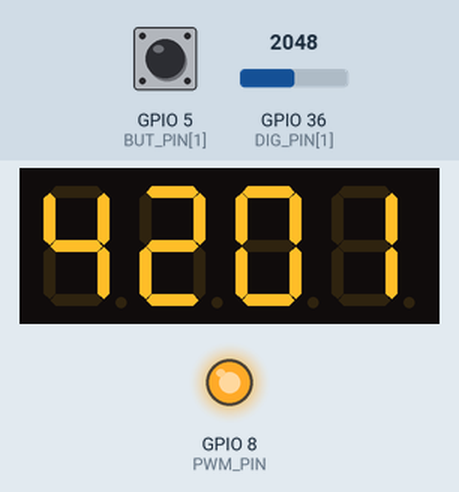
A program run on a simulated ESP32-S3. Parts: 4-digit seven-segment display, output pins drawn as LEDs (lit = HIGH). Wiring (inferred from the names in the program): 4-digit 7-segment display, segments lit when HIGH: segments GPIO 13, GPIO 12, GPIO 10, GPIO 17, GPIO 14, GPIO 16, GPIO 15, GPIO 11; digit selects GPIO 35, GPIO 36, GPIO 37, GPIO 7. Inputs (shaded band) come from the test bench; at power-on: GPIO 5 (BUT_PIN[1]) HIGH, GPIO 36 (DIG_PIN[1]) = 2048. The local clock reads 2024-03-15 10:24:30 at power-on unless the program sets it; EEPROM starts erased; the segment pins are drawn as the display they are named for; pins used as bus, display or sensor lines are not drawn.

Above: at 0.4 s.
At 90.1 s:
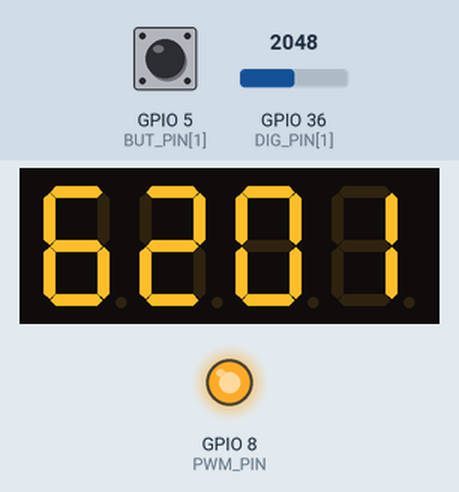
Timing chart, 0 to 91.6 s (numbered marks = the images above):
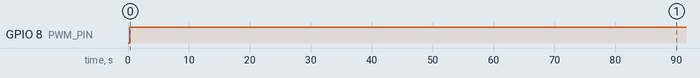

The program:

main.cpp
```cpp
#include <Arduino.h>
#include <DNSServer.h>
#include <driver/adc.h>
#include <RTClib.h>
#include <EEPROM.h>
#include <Wire.h>
#include <WiFi.h>
#include <SPI.h>
#include <ESPAsyncWebServer.h>
#include "time.h"

#define PWM_CHANNEL 0
#define PWM_FREQ 45000
#define PWM_RESOLUTION 8
#define PWM_PIN 8
#define I2C_SDA 47
#define I2C_SCL 48

uint8_t curDig = 0;
uint8_t digDelay = 0;
uint8_t brightness = 100;
uint16_t dispValue = 0;
uint16_t newValue = 0;
uint16_t pwmValue = 0;
uint16_t analogValue = 0;
float voltageValue = 0;
const char *APssid = "VfdClock";

hw_timer_t *timer = NULL;
RTC_DS3231 rtc;
TwoWire rtci2c = TwoWire(0);
AsyncWebServer server(80);

uint8_t dispValueTable[4] = {1, 2, 3, 4};
uint8_t dots = 0;

const uint8_t digits[11] = {
    0b00111111, // 0
    0b00000110, // 1
    0b01011011, // 2
    0b01001111, // 3
    0b01100110, // 4
    0b01101101, // 5
    0b01111101, // 6
    0b00000111, // 7
    0b01111111, // 8
    0b01101111, // 9
    0b00000000  // Blank
};

const uint8_t SEG_PIN[8] = {13, 12, 10, 17, 14, 16, 15, 11};
const uint8_t DIG_PIN[4] = {35, 36, 37, 7};
const uint8_t BUT_PIN[3] = {4, 5, 6};

void setDigit(uint8_t digit)
{
    for (int i = 0; i < 7; i++)
        digitalWrite(SEG_PIN[i], (digits[digit] >> i) & 1 ? HIGH : LOW);
}

void updateTable()
{
    dispValue = newValue;
    dispValueTable[0] = dispValue % 10;
    dispValueTable[1] = (dispValue / 10) % 10;
    dispValueTable[2] = (dispValue / 100) % 10;
    dispValueTable[3] = (dispValue / 1000) % 10;
}

void IRAM_ATTR onTimer()
{
    if (digDelay == 5)
    {
        setDigit(dispValueTable[curDig]);
        digitalWrite(curDig, dots >> curDig);
    }
    else if (digDelay == (126 - brightness))
    {
        digitalWrite(DIG_PIN[curDig], HIGH);
    }

    if (digDelay >= 125)
    {
        digitalWrite(DIG_PIN[curDig], LOW);
        digitalWrite(dots >> curDig, LOW);
        digDelay = 0;
        curDig = (curDig + 1) % 4;
    }
    else
    {
        digDelay++;
    }
}

const int output = 2;
int maxVoltage = 40;
String sliderValue = "0";

const char *PARAM_INPUT = "value";

const char index_html[] PROGMEM = R"rawliteral(
<!DOCTYPE HTML><html>
<head>
  <meta name="viewport" content="width=device-width, initial-scale=1">
  <title>ESP Web Server</title>
  <style>
    html {font-family: Arial; display: inline-block; text-align: center;}
    h2 {font-size: 2.3rem;}
    p {font-size: 1.9rem;}
    body {max-width: 400px; margin:0px auto; padding-bottom: 25px;}
    .slider { -webkit-appearance: none; margin: 14px; width: 360px; height: 25px; background: #FFD65C;
      outline: none; -webkit-transition: .2s; transition: opacity .2s;}
    .slider::-webkit-slider-thumb {-webkit-appearance: none; appearance: none; width: 35px; height: 35px; background: #003249; cursor: pointer;}
    .slider::-moz-range-thumb { width: 35px; height: 35px; background: #003249; cursor: pointer; }
  </style>
</head>
<body>
  <h2>Vfd Clock</h2>
  <p>Voltage:<span id="textSliderValue">%SLIDERVALUE%</span></p>
  <p><input type="range" onchange="updateSliderPWM(this)" id="pwmSlider" min="0" max="45" value="%SLIDERVALUE%" step="1" class="slider"></p>
  <button onclick="dateSync(this)">Sync TIme</button>
<script>
function dateSync(element) {
var date = new Date();
var current_time = date.getFullYear()+":"+(date.getMonth()+1)+":"+ date.getDate()+":"+date.getHours()+":"+date.getMinutes()+":"+ date.getSeconds();
console.log(date);
  var xhr = new XMLHttpRequest();
  xhr.open("GET", "/date?value="+current_time, true);
  xhr.send();
  }
function updateSliderPWM(element) {
  var sliderValue = document.getElementById("pwmSlider").value;
  document.getElementById("textSliderValue").innerHTML = sliderValue;
  console.log(sliderValue);
  var xhr = new XMLHttpRequest();
  xhr.open("GET", "/slider?value="+sliderValue, true);
  xhr.send();
}
</script>
</body>
</html>
)rawliteral";

String processor(const String &var)
{
    // Serial.println(var);
    if (var == "SLIDERVALUE")
    {
        return sliderValue;
    }
    return String();
}

void setup()
{
    Serial.begin(115200);
    for (int i = 0; i < 4; i++)
        pinMode(DIG_PIN[i], OUTPUT);
    for (int i = 0; i < 8; i++)
        pinMode(SEG_PIN[i], OUTPUT);
    for (int i = 0; i < 3; i++)
        pinMode(BUT_PIN[i], INPUT);
    rtci2c.begin(I2C_SDA, I2C_SCL, 100000);
    rtc.begin(&rtci2c);
    EEPROM.begin(1);

    ledcSetup(PWM_CHANNEL, PWM_FREQ, PWM_RESOLUTION);
    ledcAttachPin(PWM_PIN, PWM_CHANNEL);
    ledcWrite(PWM_CHANNEL, 0);
    adc1_config_width(ADC_WIDTH_BIT_12);
    adc1_config_channel_atten(ADC1_CHANNEL_0, ADC_ATTEN_DB_11);
    timer = timerBegin(0, 19, true);
    timerAttachInterrupt(timer, &onTimer, true);
    timerAlarmWrite(timer, 40, true);
    timerAlarmEnable(timer);
    DateTime time = rtc.now();
    newValue = time.minute();
    newValue += time.hour() * 100;
    updateTable();
    if (digitalRead(BUT_PIN[1]) == LOW)
    {
        WiFi.softAP(APssid);
        server.on("/", HTTP_GET, [](AsyncWebServerRequest *request)
                  { request->send_P(200, "text/html", index_html, processor); });

        // Send a GET request to <ESP_IP>/slider?value=<inputMessage>
        server.on("/slider", HTTP_GET, [](AsyncWebServerRequest *request)
                  {
            String inputMessage;
            // GET input1 value on <ESP_IP>/slider?value=<inputMessage>
            if (request->hasParam(PARAM_INPUT))
            {
                inputMessage = request->getParam(PARAM_INPUT)->value();
                sliderValue = inputMessage;
              maxVoltage = sliderValue.toInt();
                EEPROM.write(0, maxVoltage);
                EEPROM.commit();
            }
            else
            {
                inputMessage = "No message sent";
            }
            request->send(200, "text/plain", "OK"); });

        server.on("/date", HTTP_GET, [](AsyncWebServerRequest *request)
                  {
            String inputMessage;
            if (request->hasParam(PARAM_INPUT))
            {
                inputMessage = request->getParam(PARAM_INPUT)->value();
                int years, months, days, hours, minutes, seconds;
                int   ArrayLength  =inputMessage.length()+1;
                char  CharArray[ArrayLength];
                inputMessage.toCharArray(CharArray,ArrayLength);
                sscanf(CharArray, "%d:%d:%d:%d:%d:%d", &years, &months, &days, &hours, &minutes, &seconds);
                rtc.adjust(DateTime(years,months,days,hours,minutes,seconds));
            }
            else
            {
                inputMessage = "No message sent";
            }
            request->send(200, "text/plain", "OK"); });
        server.begin();
    }
    maxVoltage = EEPROM.read(0);
    sliderValue = String(maxVoltage);
}

void loop()
{
    // Poniższy fragment kodu obsługuje przetwornicę. WAŻNE, NIE DAWAĆ DELAY W KODZIE BO MOŻE, ale nie musi, MOŻE SIĘ COŚ ZEPSUĆ
    ledcWrite(PWM_CHANNEL, pwmValue);
    analogValue = adc1_get_raw(ADC1_CHANNEL_0);
    float voltageValue = analogValue * 0.026;
    if (maxVoltage < voltageValue)
    {
        if (pwmValue > 0)
            pwmValue--;
    }
    else
    {
        if (pwmValue < 255)
            pwmValue++;
    }
    DateTime time = rtc.now();
    newValue = time.minute();
    newValue += time.hour() * 100;
    if (newValue != dispValue)
    {
        updateTable();
    }
}
```

Measured:
- by itself, GPIO 8 (PWM_PIN): LOW → HIGH at 0.27 s
- what the display in image 0 shows lasts 29.8 s, from 0.3 s to 30.1 s
